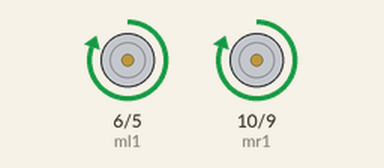
Simulated run of this sketch. Board: Arduino Uno, built with avr-gcc and run on an emulated ATmega328P. Parts: motor-driver pin pairs drawn as motors (green arrow = first pin HIGH = forward, orange = second pin HIGH = backward, longer = more drive).

Above: at 5.2 s.
Timing chart, 0 to 8.0 s (numbered marks = the images above):
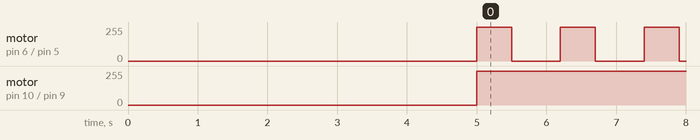

The sketch:

carro-quadrado.ino
```cpp
#define mr1 10
#define mr2 9
#define ml1 6
#define ml2 5

void setup(){
  pinMode(mr1, OUTPUT);
  pinMode(mr2, OUTPUT);
  pinMode(ml1, OUTPUT);
  pinMode(ml2, OUTPUT);
  delay(5000);
}

void loop(){
  digitalWrite(mr1, HIGH);
  digitalWrite(ml1, HIGH);
  delay(500); //frente
  digitalWrite(ml1, LOW);
  delay(700); //vira
  digitalWrite(ml1, HIGH);
  delay(500); //frente
  digitalWrite(ml1, LOW);
  delay(700); //vira
  digitalWrite(ml1, HIGH);
  delay(500); //frente
  digitalWrite(ml1, LOW);
  delay(700); //vira
  digitalWrite(ml1, HIGH);
}
```

Measured:
- by itself, motor on pin 6 (ml1) / pin 5 (ml2): alternates forward 255/255 for 0.50 s and stopped for 0.70 s
- by itself, motor on pin 10 (mr1) / pin 9 (mr2): stopped → forward 255/255 at 5.0 s
